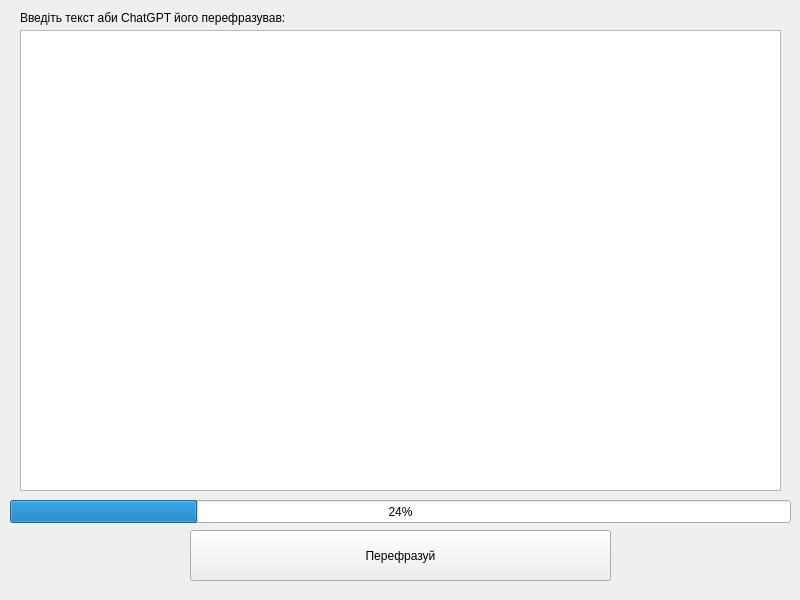
<?xml version="1.0" encoding="UTF-8"?>
<ui version="4.0">
 <class>MainWindow</class>
 <widget class="QMainWindow" name="MainWindow">
  <property name="geometry">
   <rect>
    <x>0</x>
    <y>0</y>
    <width>800</width>
    <height>600</height>
   </rect>
  </property>
  <property name="windowTitle">
   <string>ChatGPT copyright tool</string>
  </property>
  <widget class="QWidget" name="centralwidget">
   <widget class="QPlainTextEdit" name="text">
    <property name="geometry">
     <rect>
      <x>20</x>
      <y>30</y>
      <width>761</width>
      <height>461</height>
     </rect>
    </property>
   </widget>
   <widget class="QPushButton" name="send">
    <property name="geometry">
     <rect>
      <x>190</x>
      <y>530</y>
      <width>421</width>
      <height>51</height>
     </rect>
    </property>
    <property name="text">
     <string>Перефразуй</string>
    </property>
   </widget>
   <widget class="QProgressBar" name="pb">
    <property name="geometry">
     <rect>
      <x>10</x>
      <y>500</y>
      <width>781</width>
      <height>23</height>
     </rect>
    </property>
    <property name="value">
     <number>24</number>
    </property>
   </widget>
   <widget class="QLabel" name="label">
    <property name="geometry">
     <rect>
      <x>20</x>
      <y>10</y>
      <width>431</width>
      <height>16</height>
     </rect>
    </property>
    <property name="text">
     <string>Введіть текст аби ChatGPT його перефразував: </string>
    </property>
   </widget>
  </widget>
 </widget>
 <resources/>
 <connections/>
</ui>
